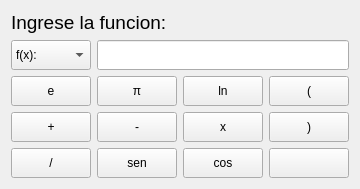
            <widget class="QWidget" name="page_calculadora">
             <layout class="QVBoxLayout" name="verticalLayout_4">
              <item>
               <widget class="QLabel" name="label">
                <property name="minimumSize">
                 <size>
                  <width>0</width>
                  <height>0</height>
                 </size>
                </property>
                <property name="maximumSize">
                 <size>
                  <width>300</width>
                  <height>40</height>
                 </size>
                </property>
                <property name="font">
                 <font>
                  <pointsize>14</pointsize>
                 </font>
                </property>
                <property name="text">
                 <string>Ingrese la funcion:</string>
                </property>
               </widget>
              </item>
              <item>
               <layout class="QGridLayout" name="gridLayout_4">
                <item row="1" column="3">
                 <widget class="QPushButton" name="inicio_button">
                  <property name="minimumSize">
                   <size>
                    <width>25</width>
                    <height>30</height>
                   </size>
                  </property>
                  <property name="text">
                   <string>(</string>
                  </property>
                 </widget>
                </item>
                <item row="0" column="1" colspan="3">
                 <widget class="QLineEdit" name="funcion_Label">
                  <property name="minimumSize">
                   <size>
                    <width>0</width>
                    <height>30</height>
                   </size>
                  </property>
                 </widget>
                </item>
                <item row="1" column="0">
                 <widget class="QPushButton" name="euler_button">
                  <property name="minimumSize">
                   <size>
                    <width>25</width>
                    <height>30</height>
                   </size>
                  </property>
                  <property name="text">
                   <string>e</string>
                  </property>
                 </widget>
                </item>
                <item row="2" column="1">
                 <widget class="QPushButton" name="resta_button">
                  <property name="minimumSize">
                   <size>
                    <width>25</width>
                    <height>30</height>
                   </size>
                  </property>
                  <property name="text">
                   <string>-</string>
                  </property>
                 </widget>
                </item>
                <item row="2" column="0">
                 <widget class="QPushButton" name="suma_button">
                  <property name="minimumSize">
                   <size>
                    <width>25</width>
                    <height>30</height>
                   </size>
                  </property>
                  <property name="text">
                   <string>+</string>
                  </property>
                 </widget>
                </item>
                <item row="2" column="3">
                 <widget class="QPushButton" name="fin_button">
                  <property name="minimumSize">
                   <size>
                    <width>25</width>
                    <height>30</height>
                   </size>
                  </property>
                  <property name="text">
                   <string>)</string>
                  </property>
                 </widget>
                </item>
                <item row="2" column="2">
                 <widget class="QPushButton" name="mult_button">
                  <property name="minimumSize">
                   <size>
                    <width>25</width>
                    <height>30</height>
                   </size>
                  </property>
                  <property name="text">
                   <string>x</string>
                  </property>
                 </widget>
                </item>
                <item row="3" column="0">
                 <widget class="QPushButton" name="div_button">
                  <property name="minimumSize">
                   <size>
                    <width>25</width>
                    <height>30</height>
                   </size>
                  </property>
                  <property name="text">
                   <string>/</string>
                  </property>
                 </widget>
                </item>
                <item row="1" column="1">
                 <widget class="QPushButton" name="pi_button">
                  <property name="minimumSize">
                   <size>
                    <width>25</width>
                    <height>30</height>
                   </size>
                  </property>
                  <property name="text">
                   <string>π</string>
                  </property>
                 </widget>
                </item>
                <item row="1" column="2">
                 <widget class="QPushButton" name="ln_button">
                  <property name="minimumSize">
                   <size>
                    <width>25</width>
                    <height>30</height>
                   </size>
                  </property>
                  <property name="text">
                   <string>ln</string>
                  </property>
                 </widget>
                </item>
                <item row="3" column="2">
                 <widget class="QPushButton" name="cos_button">
                  <property name="minimumSize">
                   <size>
                    <width>25</width>
                    <height>30</height>
                   </size>
                  </property>
                  <property name="text">
                   <string>cos</string>
                  </property>
                 </widget>
                </item>
                <item row="3" column="1">
                 <widget class="QPushButton" name="sen_button">
                  <property name="minimumSize">
                   <size>
                    <width>25</width>
                    <height>30</height>
                   </size>
                  </property>
                  <property name="text">
                   <string>sen</string>
                  </property>
                 </widget>
                </item>
                <item row="3" column="3">
                 <widget class="QPushButton" name="next_button">
                  <property name="minimumSize">
                   <size>
                    <width>25</width>
                    <height>30</height>
                   </size>
                  </property>
                  <property name="text">
                   <string/>
                  </property>
                  <property name="icon">
                   <iconset>
                    <normaloff>../../../../../Downloads/aceptar.png</normaloff>../../../../../Downloads/aceptar.png</iconset>
                  </property>
                 </widget>
                </item>
                <item row="0" column="0">
                 <widget class="QComboBox" name="funcion_ComboBox">
                  <property name="minimumSize">
                   <size>
                    <width>0</width>
                    <height>30</height>
                   </size>
                  </property>
                  <item>
                   <property name="text">
                    <string>f(x):</string>
                   </property>
                  </item>
                  <item>
                   <property name="text">
                    <string>g(x):</string>
                   </property>
                  </item>
                 </widget>
                </item>
               </layout>
              </item>
             </layout>
            </widget>
